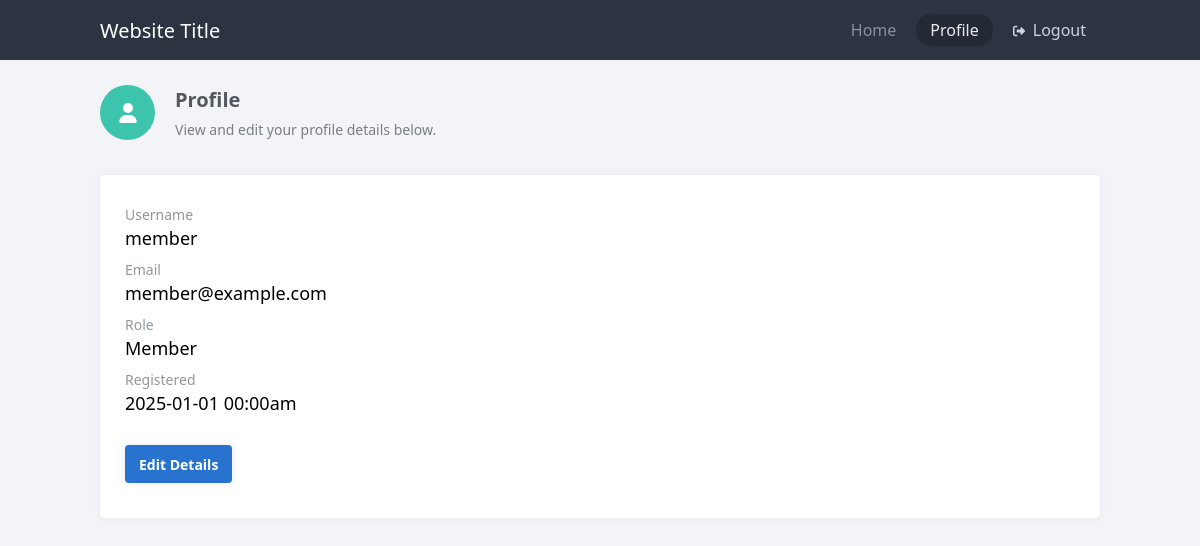
The app's page /profile.php (signed in) with its own data.
### tables this page shows
CREATE TABLE IF NOT EXISTS `accounts` (
  `id` int(11) NOT NULL AUTO_INCREMENT,
  `username` varchar(50) NOT NULL,
  `password` varchar(255) NOT NULL,
  `email` varchar(100) NOT NULL,
  `role` varchar(50) NOT NULL DEFAULT 'Member',
  `approved` tinyint(1) NOT NULL DEFAULT 1,
  `activation_code` varchar(255) DEFAULT NULL,
  `remember_me_code` varchar(255) DEFAULT NULL,
  `reset_code` varchar(255) DEFAULT NULL,
  `last_seen` datetime NOT NULL,
  `registered` datetime NOT NULL,
  PRIMARY KEY (`id`)
);

### profile.php (the view, shortened to what this page needs)
<?php
include 'main.php';
$stmt = $con->prepare('SELECT username, password, email, activation_code, role, registered FROM accounts WHERE id = ?');
$stmt->bind_param('i', $_SESSION['account_id']);
$stmt->execute();
$stmt->bind_result($username, $password, $email, $activation_code, $role, $registered_date);
?>
<?=template_header('Profile')?>
<?php if (!isset($_GET['action'])): ?>
<div class="page-title">
	<div class="icon">
	</div>
	<div class="wrap">
		<h2>Profile</h2>
		<p>View and edit your profile details below.</p>
	</div>
</div>
<div class="block">
	<div class="profile-detail">
		<strong>Username</strong>
		<?=htmlspecialchars($username, ENT_QUOTES)?>
	</div>
	<div class="profile-detail">
		<strong>Email</strong>
		<?=htmlspecialchars($email, ENT_QUOTES)?>
	</div>
	<div class="profile-detail">
		<strong>Role</strong>
		<?=$role?>
	</div>
	<div class="profile-detail">
		<strong>Registered</strong>
		<?=date('Y-m-d H:ia', strtotime($registered_date))?>
	</div>
	<a class="btn blue mar-top-5 mar-bot-2" href="?action=edit">Edit Details</a>
</div>
<?php endif; ?>
<?=template_footer()?>

### style.css (style rules this page uses)
* { box-sizing: border-box; font-family: system-ui, "Segoe UI", Roboto, Helvetica, Arial, sans-serif, "Apple Color Emoji", "Segoe UI Emoji", "Segoe UI Symbol"; font-size: 16px; }
body, html { background-color: #f3f4f7; margin: 0; padding: 0; }
h1, h2, h3, h4, h5, h6 { margin: 0; padding: 0; color: #474b50; }
.btn { display: inline-flex; align-items: center; justify-content: center; text-decoration: none; appearance: none; cursor: pointer; border: 0; background: #26313d; color: #FFFFFF; padding: 0 14px; font-size: 14px; font-weight: 600; border-radius: 4px; height: 38px; box-shadow: 0px 0px 6px 1px rgba(45, 54, 68, 0.1); }
.btn.blue { background: #2873cf; }
.content .page-title { display: flex; align-items: center; padding: 25px 0 10px 0; }
.content .page-title .icon { display: flex; align-items: center; justify-content: center; background-color: #3dc4ad; color: #FFFFFF; margin-right: 20px; border-radius: 50%; height: 55px; width: 55px; min-height: 55px; min-width: 55px; }
.content .page-title .icon svg { fill: #fff; }
.content .page-title h2 { margin: 0; padding: 0 0 7px 0; font-size: 20px; font-weight: 600; color: #53585e; }
.content .page-title p { margin: 0; padding: 0; font-size: 14px; color: #777e86; }
.content .block { box-shadow: 0px 0px 7px 1px rgba(45, 54, 68, 0.05); margin: 25px 0; padding: 25px; border-radius: 5px; background-color: #fff; }
.content .profile-detail { display: flex; flex-flow: column; font-size: 18px; padding: 5px 0; }
.content .profile-detail strong { display: block; color: #92979e; font-size: 14px; font-weight: 500; margin-bottom: 2px; }
.mar-bot-2 { margin-bottom: 10px; }
.mar-top-5 { margin-top: 25px; }

### records on screen
accounts: username "member", email "member@example.com", role "Member", registered "2025-01-01 00:00am"
